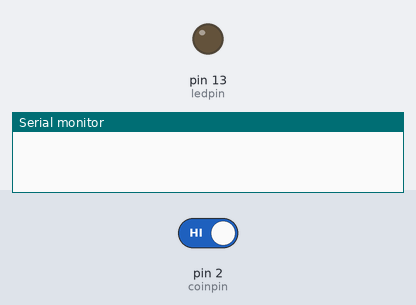
Simulated run of this sketch. Board: Arduino Uno, built with avr-gcc and run on an emulated ATmega328P. Parts: output pins drawn as LEDs (lit = HIGH), the last lines printed to the serial monitor. The test bench sets the inputs (shaded band); at power-on: pin 2 (coinpin) HIGH.

Above: at 1.2 s.
1.3 s: pin 2 (coinpin) driven LOW
At 2.1 s:
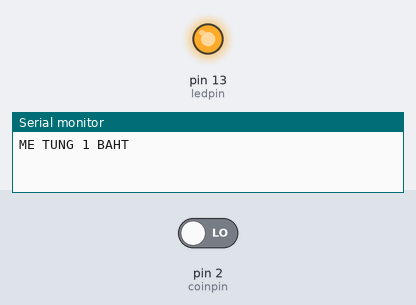
Timing chart, 0 to 4.3 s (numbered marks = the images above; inputs shaded):
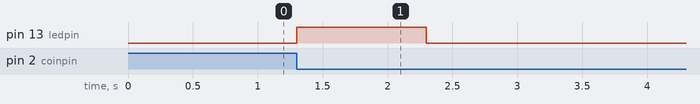

Measured:
- after the input at 1.3 s, pin 13 (ledpin): LOW → HIGH at once, → LOW 1.0 s later

The sketch:

coin_accepter.ino
```cpp
// Constants
const int coinpin = 2;
const int ledpin = 13;

// Variables
volatile int pulse = 0;

boolean bInserted = false;

// Coin counter
int count = 0;

int coin1  = 0;
int coin2  = 0;
int coin5  = 0;
int coin10 = 0;


// Setup
void setup() {

  Serial.begin(9600);
  attachInterrupt(digitalPinToInterrupt(coinpin), coinInterrupt, FALLING);
  pinMode(ledpin, OUTPUT);

}

// Main loop
void loop() {

  if( bInserted  ){
     bInserted = false;
     digitalWrite(ledpin, HIGH);
     delay(1000);
  }else{

  // Turn off LED
  digitalWrite(ledpin, LOW);

  }

//  Serial.print("C1: ");
//  Serial.print(coin1);
//  Serial.print(" C2: ");
//  Serial.print(coin2);
//  Serial.print(" C5: ");
//  Serial.print(coin5);
//  Serial.print(" C10: ");
//  Serial.println(coin10);
//  delay(500);
}

// Interrupt
void coinInterrupt(){
  pulse++ ;
  bInserted = true;

 Serial.print( "ME TUNG " );
 Serial.print( pulse );
 Serial.println( " BAHT" );
}
```
